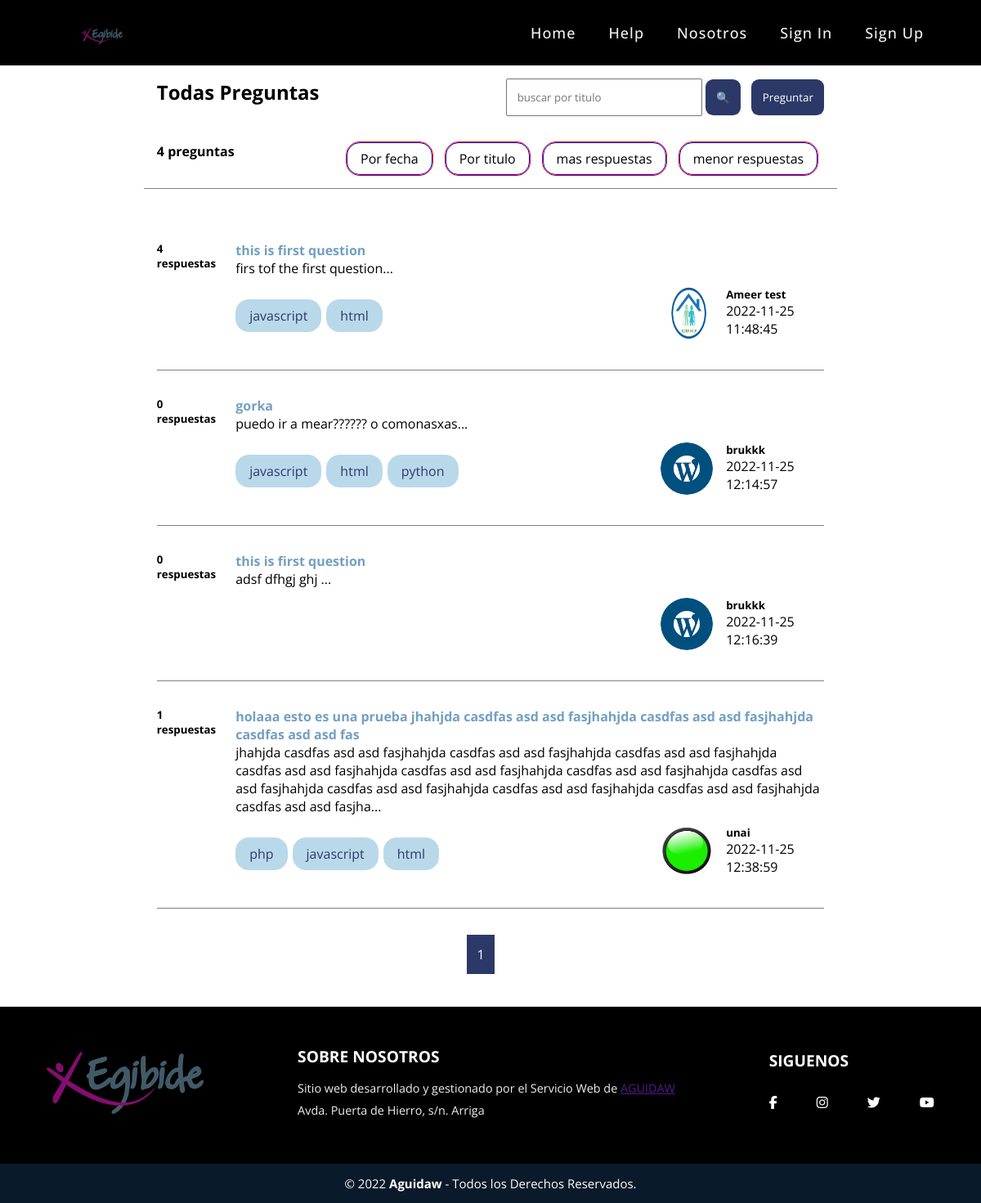
The page / on the database its author committed.
### tables this page shows
CREATE TABLE `preguntas` (
  `id` int NOT NULL,
  `id_usuario` int NOT NULL,
  `titulo` varchar(255) NOT NULL,
  `descripcion` longtext NOT NULL,
  `imagen` varchar(255) DEFAULT NULL,
  `fecha_creacion` datetime DEFAULT CURRENT_TIMESTAMP
);

CREATE TABLE `etiquetas` (
  `id` int NOT NULL,
  `name` varchar(255) NOT NULL
);

CREATE TABLE `usuarios` (
  `id` int NOT NULL,
  `nombre` varchar(40) NOT NULL,
  `apellido` varchar(125) NOT NULL,
  `alias` varchar(40) NOT NULL,
  `email` varchar(255) NOT NULL,
  `password` varchar(255) NOT NULL,
  `imagen` varchar(255) DEFAULT NULL
);

### www/php/basedatos.php (called while the page is built, shortened)
<?php
    function connect() {
        try {
            $host="db";
            $dbname="mydb";
            $user="root";
            $pass="test";
            $dbh = new PDO("mysql:host=$host;dbname=$dbname", $user, $pass);
            return $dbh;
        }
        catch(PDOException $e) {
            echo $e->getMessage();
            return null;
        }
    }
?>

### www/php/models/pregunta.php (called while the page is built, shortened)
<?php
function preguntas($dbc){
    $sql = "select * from preguntas";
    $statement = $dbc->prepare($sql);
    $statement->execute();
    return $statement;
}
function todasPreguntasConNumroDeRespuestasYUsuario($dbc,$desde,$hasta){
    $sql = "select p.id,p.titulo,p.descripcion,p.fecha_creacion,p.id_usuario,count(r.id) as answers,u.nombre as usuario from preguntas p left join respuestas r on p.id = r.id_pregunta join usuarios u on p.id_usuario = u.id group by(p.id) limit $desde,$hasta";
    $statement = $dbc->prepare($sql);
    $statement->execute();
    return $statement;
}

### www/php/models/etiqueta.php (called while the page is built, shortened)
<?php
function buscarEtiquetasDeUnaPregunta($dbc,$id){
    $sql = "select etiquetas.name from etiquetas, preguntas_etiquetas where etiquetas.id=preguntas_etiquetas.id_etiqueta and preguntas_etiquetas.id_pregunta=:id_pregunta";
    $statement = $dbc->prepare($sql);
    $statement->bindParam(":id_pregunta", $id);
    $statement->execute();
    return $statement;
}
?>

### www/php/models/usuario.php (called while the page is built, shortened)
<?php
function buscarUsuarioPorId($dbc,$id){
    $sql = "select * from usuarios where id = :id LIMIT 1";
    $statement = $dbc->prepare($sql);
    $statement->execute(['id' => $id]);
    return $statement->fetch(PDO::FETCH_OBJ);
}

### www/index.php (the view, shortened to what this page needs)
<?php
include "php/models/pregunta.php";
include "php/models/usuario.php";
include "php/models/etiqueta.php";
include "php/basedatos.php";
$preguntas = [];
$cantidadPreguntas = 0;
$resultadosCadaPagina = 10;
if(isset($_GET['buscar']))
{
    $titulo = $_GET['buscar_titulo'];
    $preguntas = pregutasBuscadoPorTitulo(connect(),$titulo)->fetchAll();
    $cantidadPreguntas = count($preguntas);
}
else if(isset($_GET['por_fecha']))
{
    $preguntas = pregutasFilteradoPorFecha(connect())->fetchAll();
    $cantidadPreguntas = count($preguntas);
}
else if(isset($_GET['por_titulo']))
{
    $preguntas = pregutasFilteradoPorTitulo(connect())->fetchAll();
    $cantidadPreguntas = count($preguntas);
}
else if(isset($_GET['mas_respuestas']))
{
    $preguntas = pregutasFilteradoMasRespuestas(connect())->fetchAll();
    $cantidadPreguntas = count($preguntas);
}
else if(isset($_GET['menor_respuestas']))
{
    $preguntas = pregutasFilteradoMenosRespuestas(connect())->fetchAll();
    $cantidadPreguntas = count($preguntas);
}
else{
    if(!isset($_GET['page']))
    {
        $page = 1;
    }
    else{
        $page = $_GET['page'];
    }
    $desde = ($page - 1) * 10;
    $hasta = 10;
    $todasPreguntas = preguntas(connect())->fetchAll();
    $preguntas = todasPreguntasConNumroDeRespuestasYUsuario(connect(),$desde,$hasta)->fetchAll();
    $cantidadPreguntas = count($todasPreguntas);
}
function cogerPerfil($id_usuario)
{
    $usuario = buscarUsuarioPorId(connect(),$id_usuario);
    return $usuario;
}
?>
<!DOCTYPE html>
<html lang="es">
<head>
    <link rel="stylesheet" href="css/header.css" class="css">
    <link rel="stylesheet" href="css/footer.css" class="css">
    <link rel="stylesheet" href="https://cdnjs.cloudflare.com/ajax/libs/font-awesome/4.7.0/css/font-awesome.min.css">
    <link rel="stylesheet" href="css/header.css">
    <link rel="stylesheet" href="css/footer.css">
    <link rel="stylesheet" href="css/style.css">
</head>
<body>
    <?php
        require('componentes/header.php');
    ?>
    <main>
    <main class="contenido">
        <aside class="menu-izq"></aside>
        <div class="preguntas">
            <section class="cabeza">
                <h2>Todas Preguntas</h2>
                <div class="buscador">
                    <form action="index.php" method="get">
                        <input type="text" name="buscar_titulo" placeholder="buscar por titulo" id="campo-buscador" value="<?= isset($_GET['buscar_titulo']) ? $_GET['buscar_titulo'] : '' ?>">
                        <input type="submit" name="buscar" value="🔍" id="btn-buscar">
                    </form>
                    <a href="php/crear_pregunta.php"><button class="preguntar">Preguntar</button></a>
                </div>
            </section>
            <section class="seccion-filtros">
                <h4><?= $cantidadPreguntas ?> preguntas</h4>
                <div class="filtros-pregunta">
                    <ul class="filtros">
                        <li><a href="index.php?por_fecha=true">Por fecha</a></li>
                        <li><a href="index.php?por_titulo=true">Por titulo</a></li>
                        <li><a href="index.php?mas_respuestas=true">mas respuestas</a></li>
                        <li><a href="index.php?menor_respuestas=true">menor respuestas</a></li>
                    </ul>
                </div>
            </section>
            <div class="contenido-preguntas">
                <?php if($cantidadPreguntas > 0): ?>
                <?php foreach($preguntas as $pregunta): ?>
                    <section class="todas-preguntas">
                        <div class="detalle-pregunta">
                            <div class="cantidad-respuesta">
                                <h5><?= $pregunta['answers'] ?> respuestas</h5>
                            </div>
                            <div class="section-pregunta">
                                <div class="pregunta">
                                    <h4><a href="php/detalle_pregunta.php?pregunta=<?= $pregunta['id'] ?>" class="titulo-pregunta"><?= $pregunta['titulo'] ?></a></h4>
                                    <p><?= substr_replace($pregunta['descripcion'],"...",300) ?></p>
                                    <div class="info-pregunta">
                                        <div class="etiquetas-pregunta">
                                            <ul class="etiquetas">
                                                <?php foreach( buscarEtiquetasDeUnaPregunta(connect(),$pregunta['id'])->fetchAll() as $etiqueta): ?>
                                                    <li class="etiqueta-item">
                                                        <?= $etiqueta['name'] ?>
                                                    </li>
                                                <?php endforeach; ?>
                                            </ul>
                                        </div>
                                        <div class="info-usuario">
                                            <div class="perfil-img-usuario">
                                                <?php
                                                    $perfilUsuario = cogerPerfil($pregunta['id_usuario']);
                                                ?>
                                                <img src="<?= $perfilUsuario->imagen ?? "imagenes/profile.png" ?>" alt="perfil usuario">
                                            </div>
                                            <div class="nombre-usuario-fecha">
                                                <h5><?= $perfilUsuario->nombre ?></h5>
                                                <p><?= $pregunta['fecha_creacion'] ?></p>
                                            </div>
                                        </div>
                                    </div>
                                </div>
                            </div>
                        </div>
                    </section>
                <?php endforeach; ?>
                <?php else: ?>
                    <h4>No hay preguntas</h4>
                <?php endif; ?>
            </div>
            <div class="paginas">
                <ul class="enlace-paginas">
                    <?php for($i=1;$i <= ceil($cantidadPreguntas / $resultadosCadaPagina); $i++): ?>
                        <a class="enlace-pagina" href="index.php?page=<?= $i ?>"><li class="pagina"><?= $i ?></li></a>
                    <?php endfor; ?>
                </ul>
            </div>
        </div>
        <div class="menu-der"></div>
    </main>
    <?php
        require('componentes/footer.php');
    ?>
</body>
</html>

### www/css/header.css (style rules this page uses)
* { margin: 0; padding: 0; box-sizing: border-box; font-family: 'Poppins', sans-serif; }

### www/css/footer.css (style rules this page uses)
* { margin: 0; padding: 0; box-sizing: border-box; font-family: 'Open Sans', sans-serif; }
main { min-height: calc(100vh - 73px - 30vh); }

### www/css/style.css (style rules this page uses)
* { padding: 0; margin: 0; }
.contenido { display: grid; grid-template-columns: 1fr 4fr 1fr; grid-template-rows: auto; }
.cabeza { display: flex; justify-content: space-between; padding: 1em; }
.buscador { display: flex; justify-content: space-around; align-items: center; }
#campo-buscador { padding: .9em; width: 20vw; color: #2c3968; }
#btn-buscar { padding: 1em; background-color: #2c3968; color: white; border:0; cursor: pointer; border-radius: .7em; }
.preguntar { padding: 1em; background-color: #2c3968; color: white; border:0; cursor: pointer; border-radius: .7em; margin-left: 1em; }
.seccion-filtros { display: flex; justify-content: space-between; padding: 1em; border-bottom: 1px solid grey; }
.filtros-pregunta > .filtros { display: flex; justify-content: space-around; align-items: center; }
ul.filtros > li { padding: 0.5em 1em; margin: 0 0.5em; list-style: none; border: 1px solid blue; outline: 1px solid red; border-radius: 1em; }
ul.filtros > li > a { text-decoration: none; color: black; }
.contenido-preguntas { padding: 2em 1em; }
.todas-preguntas { display: flex; flex-direction: column; justify-content: start; padding: 2em 0em; border-bottom: 1px solid grey; }
.detalle-pregunta { display: flex; justify-content: start; }
.section-pregunta { width: 100%; }
div.pregunta { margin-left: 2vw; }
.titulo-pregunta { color: #72A0C1; text-decoration: none; }
.info-pregunta { min-width: 60vw !important; margin-top: 1.5vh; display: flex; align-items: center; justify-content: space-between; }
.etiquetas-pregunta { min-width: 70%; }
ul.etiquetas { display: flex; justify-content: start; list-style: none; }
.etiqueta-item { padding: .5em 1em; border: 1px solid #B9D9EB; background-color: #B9D9EB; color: #2c3968; margin-right: 0.5vw; border-radius: 1em; }
.info-usuario { display: flex; justify-content: start; }
.perfil-img-usuario { margin: 0 1em; }
.perfil-img-usuario > img { height: 4em; width: 4em; border-radius: 50%; }
div.paginas { min-width: 100%; display: flex; justify-content: center; align-items: center; margin-bottom: 5vh; }
.enlace-paginas { display: flex; justify-content: space-around; align-items: center; }
li.pagina { list-style: none; margin-right: 1.5em; padding: .8em; background-color: #2c3968; color: white; }
.enlace-pagina { height: 100%; width: 100%; text-align: center; text-decoration: none; }

### rows shown on the page
preguntas: answers "4", titulo "this is first question", descripcion "firs tof the first question...", id_usuario.imagen (picture), id_usuario.nombre "Ameer test", fecha_creacion "2022-11-25 11:48:45"
etiquetas: name "javascript"
etiquetas: name "html"
preguntas: answers "0", titulo "gorka", descripcion "puedo ir a mear?????? o comonasxas...", id_usuario.imagen (placeholder picture), id_usuario.nombre "brukkk", fecha_creacion "2022-11-25 12:14:57"
etiquetas: name "python"
preguntas: answers "0", titulo "this is first question", descripcion "adsf dfhgj ghj ...", id_usuario.imagen (placeholder picture), id_usuario.nombre "brukkk", fecha_creacion "2022-11-25 12:16:39"
preguntas: answers "1", titulo "holaaa esto es una prueba jhahjda casdfas asd asd fasjhahjda casdfas asd asd fasjhahjda casdfas asd asd fas", descripcion "jhahjda casdfas asd asd fasjhahjda casdfas asd asd fasjhahjda casdfas asd asd fasjhahjda casdfas asd asd fasjhahjda casdfas asd asd fasjhahjda casdfas asd asd fasjhahjda casdfas asd asd fasjhahjda casdfas asd asd fasjhahjda casdfas asd asd fasjhahjda casdfas asd asd fasjhahjda casdfas asd asd fasjha...", id_usuario.imagen (picture), id_usuario.nombre "unai", fecha_creacion "2022-11-25 12:38:59"
etiquetas: name "php"

### other values the page prints
$cantidadPreguntas "4"
